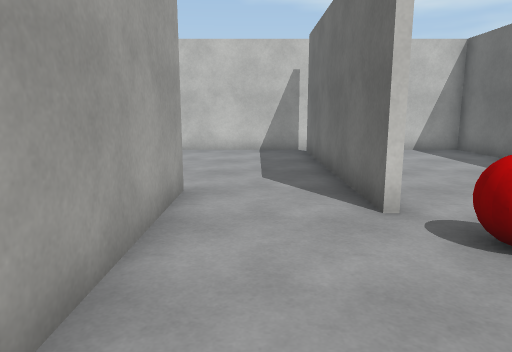
view 1 (above)

12 first-person views from a walk through a scene from a Unity 3-D project. The camera is 1.4 m above the floor, tilts 10° down and sees 70° across. The floor is counted in squares, 1 m on a side. Each view is taken from the middle of a square. On the plan, view 1 faces up. The plan holds only what a view shows up to about 16 squares ahead; the rest is blank. The place goes on beyond the plan. Surface patterns are stand-ins for the level's own textures.

view 2
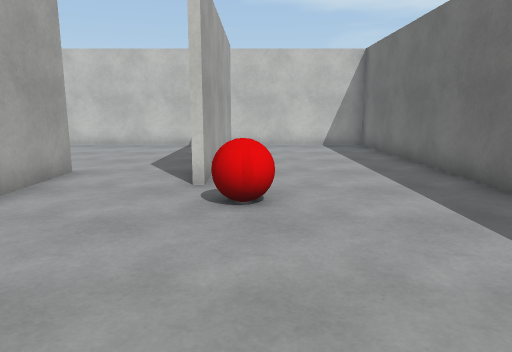

view 3
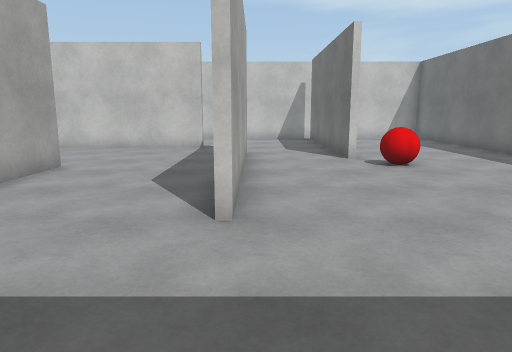

view 4
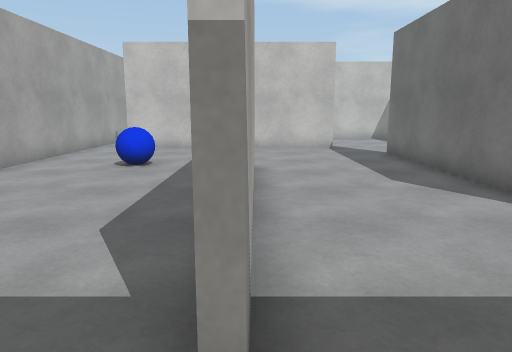

view 5
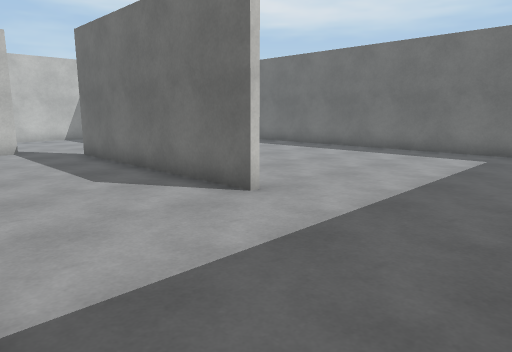

view 6
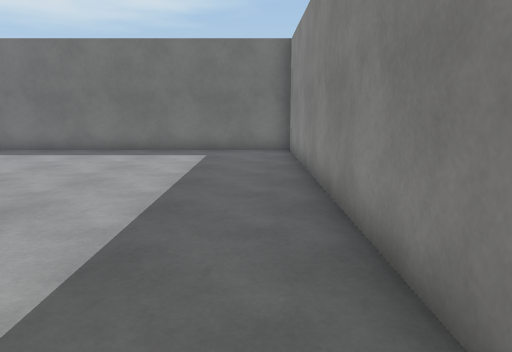

view 7
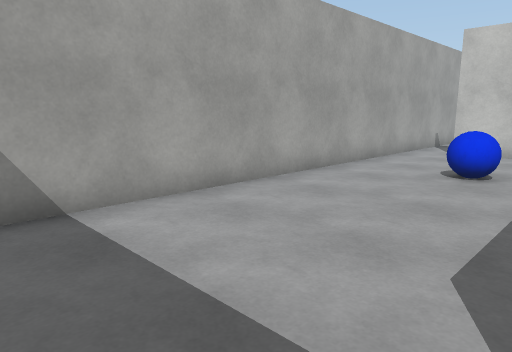

view 8
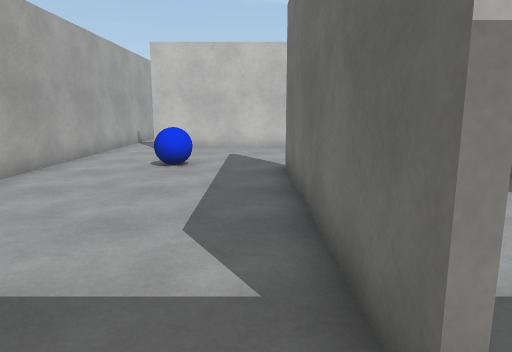

view 9
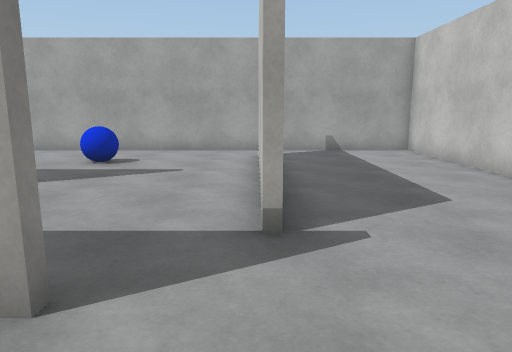

view 10
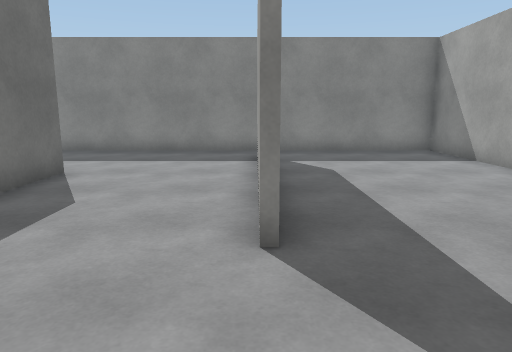

view 11
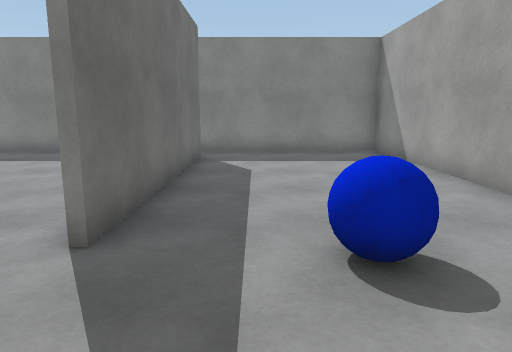

view 12
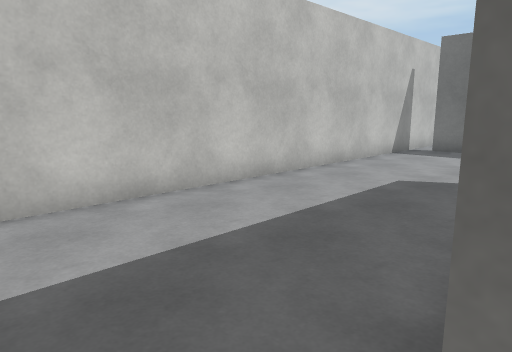

### Floor plan
Points are (right, up) in squares from view 1. A wall is a line through its corners. A room is listed if a view was taken in it or the views show most of it. See-through windows are left out.
Room 1 (views 1, 2, 3, 4, 5, 6, 7, 8, 9, 10, 11, 12)
walls: (-6, 3.4) (-6, -4.8); (-1.3, 6.5) (-1.3, -1.5); (-1.5, -1.5) (-1.5, 6.5); (-3, 8.1) (-11, 8.1); (1.8, 4.9) (1.8, 12.9); (-6.2, -4.8) (-6.2, 3.4); (2, 12.9) (2, 4.9); (-12.3, -6.3) (7.5, -6.3) (7.5, 13.5) (-12.3, 13.5) (-12.3, -6.3)
ways out: gap at (2, 13)
objects: other object (-9, 3) to (-9, 4); other object (3, 4)

Where each view was taken, in squares from view 1:
view 1: 0 up, 0 right, facing up
view 2: 2 down, 3 right, facing up
view 3: 6 down, 1 left, facing up
view 4: 6 down, 6 left, facing up
view 5: 6 down, 6 left, facing up-right
view 6: 5 down, 6 left, facing right
view 7: 5 down, 7 left, facing up-left
view 8: 6 down, 7 left, facing up
view 9: 8 up, 1 right, facing left
view 10: 7 up, 6 left, facing down
view 11: 7 up, 8 left, facing down
view 12: 8 up, 12 left, facing up-right
